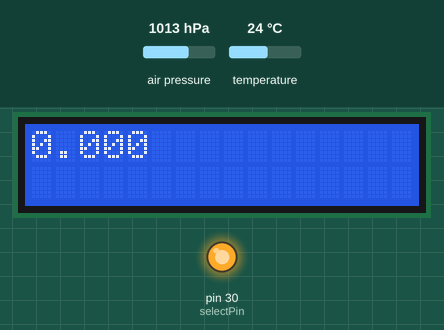
Simulated run of this sketch. Board: Arduino Mega 2560, built with avr-gcc and run on an emulated ATmega2560. Parts: 16×2 character LCD, output pins drawn as LEDs (lit = HIGH). Inputs (shaded band) come from the test bench; at power-on: air pressure 1013 hPa, temperature 24 °C. What the sketch prints to the serial monitor is not drawn.

Above: at 0.2 s.
Timing chart, 0 to 1.7 s (numbered marks = the images above):
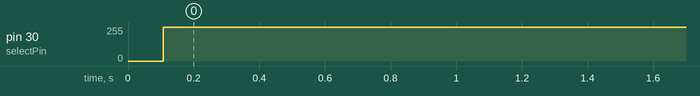

The sketch:

pressure_diff.ino
```cpp
/*
SCL		-> MUX PIN 3
SDA		-> MUX PIN 13
PIN 19	-> MUX PIN 10 with a pull down 10K resistor.
PIN 19 is used for selecting one of the pressure sensor.
MUX PIN 6 , 7 , 8 , 9 is connected to GND.
*/

#include <SFE_BMP180.h>
#include <Wire.h>
#include <Math.h>
#include <LiquidCrystal.h>

#define selectPin 30
#define local_altitude 100.0
#define SELECT_BMP_NARROW digitalWrite(selectPin,LOW); //X0-Y0 is selected
#define SELECT_BMP_WIDE digitalWrite(selectPin,HIGH);  //X1-Y1 is selected
#define MBAR2MMHG 0.7500616827042
#define air_density 1.183,9
#define narrow 0.014
#define wide 0.021

SFE_BMP180 bmp_narrow, bmp_wide;

struct BMP_DATA
{
  String _id;
  double _pressure;
  double _temperature;
};

boolean readSensors(BMP_DATA *bmp1, BMP_DATA *bmp2);
BMP_DATA newBmp(String id);

LiquidCrystal lcd(45, 43, 41, 39, 37, 35);

void setup()
{
  boolean failed = false ;
  pinMode(selectPin, OUTPUT);

  Serial.begin(9600);
  lcd.begin(16, 2);
  //bmp narrow sensor is activated
  SELECT_BMP_NARROW
  if (bmp_narrow.begin()) {
   // Serial.println("BMP NARROW initialized successfully.");
  }
  else
  {
    failed = true ;
  }

  //bmp wide sensor is activated
  SELECT_BMP_WIDE
  if (bmp_wide.begin()) {
   // Serial.println("BMP WIDE initialized successfully.");
  }
  else
    failed = true ;

  if (failed) {
    Serial.println("BMP sensor initialization failed");
    while (1);
  }
}

void loop()
{
  BMP_DATA narrow_data = newBmp("bmp_narrow");
  BMP_DATA wide_data = newBmp("bmp_wide");

  boolean sensor_is_read = readSensors(&narrow_data, &wide_data);


  if (sensor_is_read) {
    double diff;
    diff = narrow_data._pressure - wide_data._pressure;
    if (diff <= 1 && diff >= -1) diff = 0;
    Serial.println(diff * 170);
    lcd.setCursor(0, 0);
    lcd.print(diff * 170, 3);
  }
  else
    Serial.println("Error on sensor reading!");

  delay(500);
}
boolean readSensors(BMP_DATA *bmp1, BMP_DATA *bmp2)
{
  char status_narrow, status_wide ;
  double temp_narrow , temp_wide , pr_narrow, pr_wide;

  //activate bmp narrow
  SELECT_BMP_NARROW
  //function returns number of ms to wait for succes
  //and 0 for fail
  status_narrow = bmp_narrow.startTemperature();

  //activate bmp wide
  SELECT_BMP_WIDE
  //function returns number of ms to wait for succes
  //and 0 for fail
  status_wide = bmp_wide.startTemperature();

  //if the status are successful
  if (status_narrow != 0 && status_wide != 0)
  {
    // Wait for the measurement to complete:
    delay(max(status_narrow, status_wide));

    //activate bmp narrow
    SELECT_BMP_NARROW
    //funciton returns 1 for succes, 0 for fail
    status_narrow = bmp_narrow.getTemperature(temp_narrow);

    //activate bmp wide
    SELECT_BMP_WIDE
    //funciton returns 1 for succes, 0 for fail
    status_wide = bmp_wide.getTemperature(temp_wide);

    //if the status are successful
    if (status_wide != 0 && status_narrow != 0)
    {
      /* save the temparature */
      bmp1->_temperature = temp_narrow;
      bmp2->_temperature = temp_wide;

      //activate bmp narrow
      SELECT_BMP_NARROW
      //function returns number of ms to wait for succes
      //and 0 for fail, the argument (0-3) is for oversampling value
      status_narrow = bmp_narrow.startPressure(3);

      //activate bmp wide
      SELECT_BMP_WIDE
      //function returns number of ms to wait for succes
      //and 0 for fail, the argument (0-3) is for oversampling value
      status_wide = bmp_wide.startPressure(3);

      if (status_narrow != 0 && status_wide != 0)
      {

        delay(max(status_narrow, status_wide));

        //activate bmp narrow
        SELECT_BMP_NARROW
        //funciton returns 1 for succes, 0 for fail
        status_narrow = bmp_narrow.getPressure(pr_narrow, temp_narrow);

        //activate bmp wide
        SELECT_BMP_WIDE
        status_wide = bmp_wide.getPressure(pr_wide, temp_wide);


        if (status_narrow != 0 && status_wide != 0)
        {
          /* save pressure value */
          bmp1->_pressure = pr_narrow ;
          bmp2->_pressure = pr_wide;

          return true ;
        }
        else Serial.println("error reading pressure measurement\n");
      }
      else Serial.println("error starting pressure measurement\n");
    }
    else Serial.println("error reading temperature measurement\n");
  }
  else Serial.println("error starting temperature measurement\n");

  return false ;
}

BMP_DATA newBmp(String id)
{
  BMP_DATA _bmp ;
  _bmp._id = id ;
  return _bmp ;
}
```

Measured:
- by itself, pin 30 (selectPin): 0/255 → 255/255 at 0.11 s
